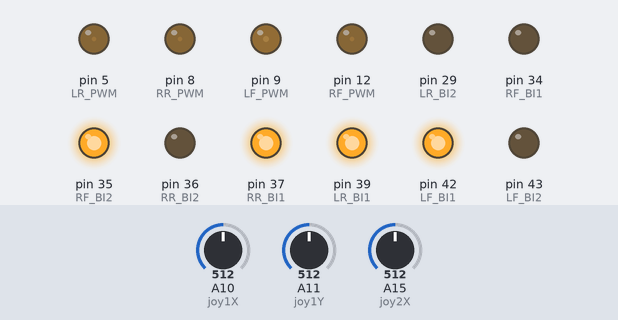
Recording of a sketch running on a simulated Arduino Mega 2560, built with avr-gcc and run on an emulated ATmega2560. Parts: output pins drawn as LEDs (lit = HIGH). The inputs (shaded band) are chosen by the test bench; at power-on: A10 (joy1X) = 512, A11 (joy1Y) = 512, A15 (joy2X) = 512.

Above: at 1.2 s.
1.3 s: A10 (joy1X) set to 716
At 2.3 s:
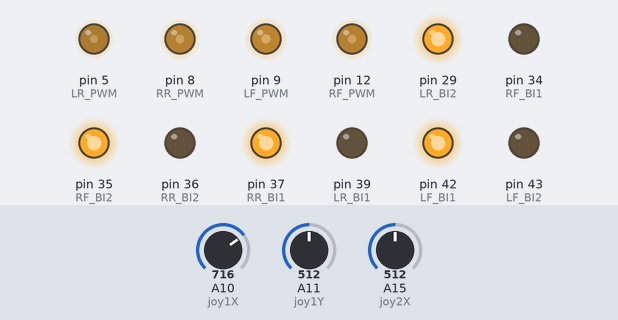
2.8 s: A11 (joy1Y) set to 716
At 3.4 s:
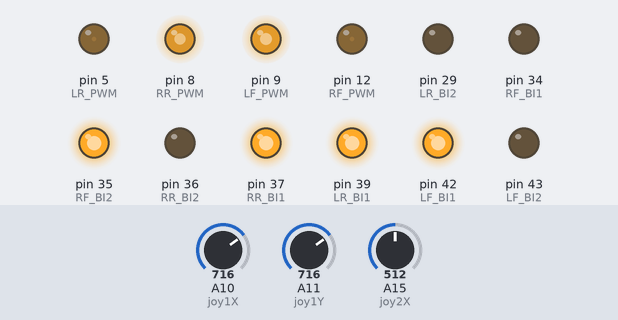
4.3 s: A15 (joy2X) set to 716
At 4.6 s:
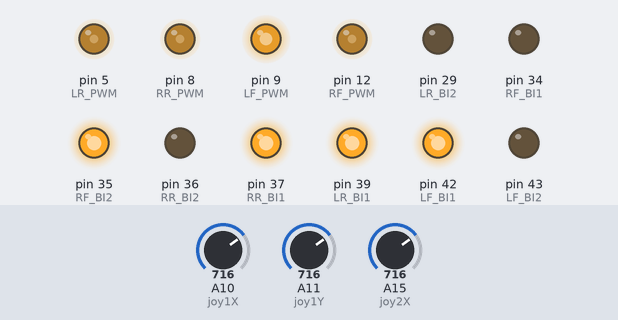
5.8 s: A10 (joy1X) set to 900
At 6.9 s:
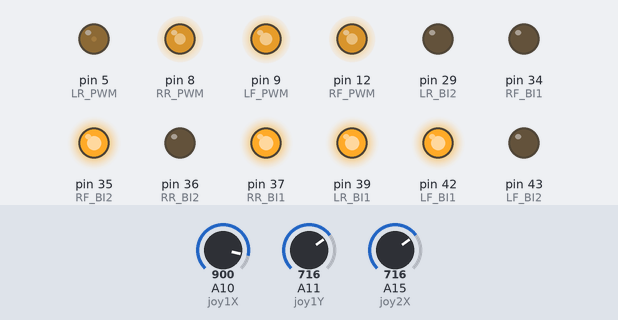
7.3 s: A11 (joy1Y) set to 900
At 8.0 s:
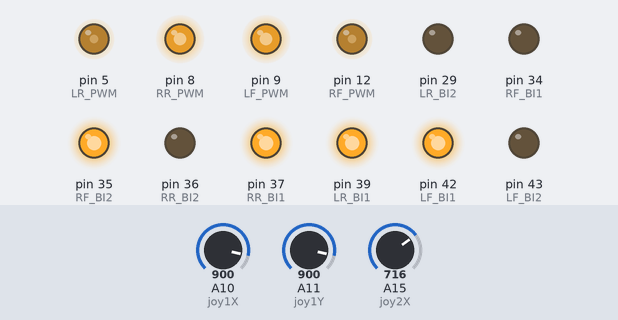
8.8 s: A15 (joy2X) set to 900
At 9.2 s:
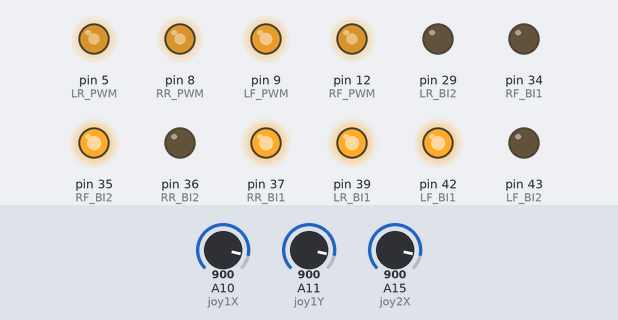
Timing chart, 0 to 11.3 s (numbered marks = the images above; inputs shaded):
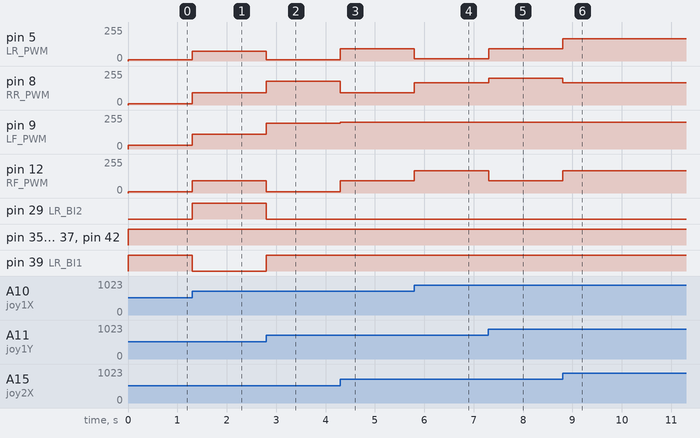

The sketch:

Car_2.5.ino
```cpp
#define joy1X A10
#define joy1Y A11
#define joy2X A15
#define joy2Y A14

#define RF_BI1 34
#define RF_BI2 35
#define RF_PWM 12

#define RR_BI1 37
#define RR_BI2 36
#define RR_PWM 8

#define LF_BI1 42
#define LF_BI2 43
#define LF_PWM 9

#define LR_BI1 39
#define LR_BI2 29
#define LR_PWM 5

int deadzone = 20;
int x1, x2, y1;
int x1_mid = 477;
int x2_mid = 498;
int y1_mid = 490;
int min = 0;
int max = 977;

void control(int BI1, int BI2, int pwm, int speed){
  if (speed >= 0){
    digitalWrite(BI1, 1);
    digitalWrite(BI2, 0);
    analogWrite(pwm, speed);
  }else if (speed < 0){
    digitalWrite(BI1, 0);
    digitalWrite(BI2, 1);
    analogWrite(pwm, abs(speed));
  }
}

void Setdeadzone(int a, int b, byte c){
  if (abs(a - b) < deadzone){
    a = b;
  }else{
    a = analogRead(c);
  }
}

void setup(){
  pinMode(RF_BI1, OUTPUT);
  pinMode(RF_BI2, OUTPUT);
  pinMode(RF_PWM, OUTPUT);

  pinMode(RR_BI1, OUTPUT);
  pinMode(RR_BI2, OUTPUT);
  pinMode(RR_PWM, OUTPUT);

  pinMode(LF_BI1, OUTPUT);
  pinMode(LF_BI2, OUTPUT);
  pinMode(LF_PWM, OUTPUT);

  pinMode(LR_BI1, OUTPUT);
  pinMode(LR_BI2, OUTPUT);
  pinMode(LR_PWM, OUTPUT);
  Serial.begin(19200);
}

void loop(){
  x1 = analogRead(joy1X);
  y1 = analogRead(joy1Y);
  x2 = analogRead(joy2X);

  Setdeadzone(x1, x1_mid, joy1X);
  Setdeadzone(x2, x2_mid, joy2X);
  Setdeadzone(y1, y1_mid, joy1Y);

  int speed_x1 = map(x1, min, max, -200, 200);
  int speed_x2 = map(x2, min, max, -200, 200);
  int speed_y1 = map(y1, min, max, -200, 200);

  int speed_RF = speed_y1 - speed_x1 - speed_x2;
  int speed_RR = speed_y1 + speed_x1 - speed_x2;
  int speed_LF = speed_y1 + speed_x1 + speed_x2;
  int speed_LR = speed_y1 - speed_x1 + speed_x2;

  control(RF_BI1, RF_BI2, RF_PWM, constrain(speed_RF, -200, 200));
  control(RR_BI1, RR_BI2, RR_PWM, constrain(speed_RR, -200, 200));
  control(LF_BI1, LF_BI2, LF_PWM, constrain(speed_LF, -200, 200));
  control(LR_BI1, LR_BI2, LR_PWM, constrain(speed_LR, -200, 200));
}
```

Measured:
- after the input at 1.3 s, pin 5 (LR_PWM): 9/255 → 75/255 at once; pin 8 (RR_PWM), pin 12 (RF_PWM): 9/255 → 93/255 at once; pin 9 (LF_PWM): 27/255 → 111/255 at once; pin 29 (LR_BI2): LOW → HIGH at once; pin 39 (LR_BI1): HIGH → LOW at once
- after the input at 2.8 s, pin 5 (LR_PWM): 75/255 → 9/255 at once; pin 8 (RR_PWM): 93/255 → 177/255 at once; pin 9 (LF_PWM): 111/255 → 195/255 at once; pin 12 (RF_PWM): 93/255 → 9/255 at once; pin 29 (LR_BI2): HIGH → LOW at once
- after the input at 4.3 s, pin 5 (LR_PWM), pin 12 (RF_PWM): 9/255 → 93/255 at once; pin 8 (RR_PWM): 177/255 → 93/255 at once; pin 9 (LF_PWM): 195/255 → 200/255 at once
- after the input at 5.8 s, pin 5 (LR_PWM): 93/255 → 18/255 at once; pin 8 (RR_PWM), pin 12 (RF_PWM): 93/255 → 168/255 at once
- after the input at 7.3 s, pin 5 (LR_PWM): 18/255 → 93/255 at once; pin 8 (RR_PWM): 168/255 → 200/255 at once; pin 12 (RF_PWM): 168/255 → 93/255 at once
- after the input at 8.8 s, pin 5 (LR_PWM), pin 12 (RF_PWM): 93/255 → 168/255 at once; pin 8 (RR_PWM): 200/255 → 168/255 at once
